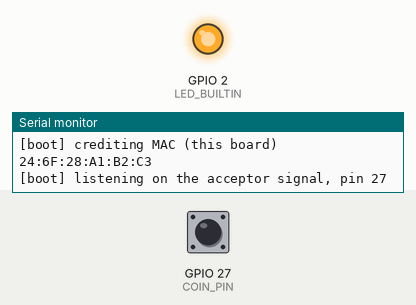
This sketch was run on a simulated ESP32. On the bench: output pins drawn as LEDs (lit = HIGH), the last lines printed to the serial monitor. Inputs (shaded band) come from the test bench; at power-on: GPIO 27 (COIN_PIN) HIGH. WiFi joins after 1.5 s; servers stay silent unless stated; uploads are accepted with an empty reply; storage starts empty.

Above: at 2.9 s.
3.0 s: GPIO 27 (COIN_PIN) pulled LOW for 0.15 s
At 4.77 s:
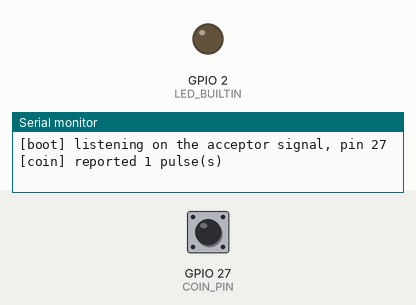
6.1 s: GPIO 27 (COIN_PIN) pulled LOW for 1 s
At 8.9 s:
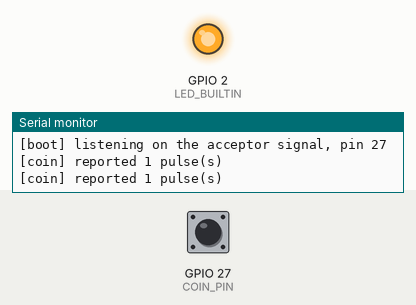
9.4 s: GPIO 27 (COIN_PIN) pulled LOW for 3.2 s
At 11.7 s:
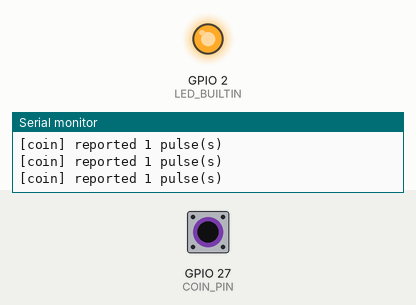
Timing chart, 0 to 13.2 s (numbered marks = the images above; inputs shaded):
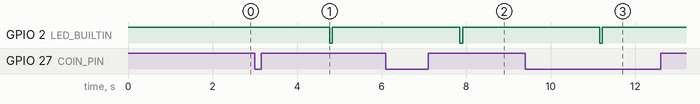

The sketch:

nodemcu_coin_slot.ino
```cpp
/*
 * Aircoins Piso Wi-Fi - coin slot acceptor (ESP8266 / ESP32)
 * =====================================================================
 *
 * Counts the pulses a coin acceptor emits and POSTs them to the Aircoins
 * MikroTik controller, which turns them into hotspot access time for the
 * customer standing at the machine.
 *
 * The controller API this talks to:
 *
 *   POST /api/coin-pulse     X-Coin-Token: <secret>
 *                           {"mac":"AA:BB:CC:DD:EE:FF","pulses":1,
 *                            "node_id":"box-1","event_id":"box-1-lu-42"}
 *   GET  /api/coin-status?subject=...     (for the local display, if fitted)
 *
 * The sketch does NOT decide what a coin is worth. It counts pulses and reports
 * them; the controller prices those pulses against the tiers an operator has
 * configured on the panel's RATES page and turns the result into a
 * Days:Hours:Minutes session. That split is deliberate: the price is then a
 * setting change in the browser rather than a reflash of hardware buried behind
 * a locked cabinet, and one controller can price several boxes differently.
 *
 * Consequently this sketch sends "pulses", not "seconds" or "amount". The
 * "seconds" and "amount_cents" fields still exist in the API for an acceptor
 * with a coin recogniser that knows its own denominations, and are honoured
 * when present - but a plain pulse counter must leave them out and let the
 * controller price the pulses, or the two will disagree about what a coin buys.
 *
 * ---------------------------------------------------------------------------
 * WIRING
 * ---------------------------------------------------------------------------
 * Most multi-coin acceptors (the common "pulse / signal" type) close a switch
 * contact for roughly 20-40 ms per pulse when they accept a coin. That is far
 * too short for a loop() poll and entirely too fast for a naive bounce counter,
 * hence attachInterrupt.
 *
 *   ESP8266 (NodeMCU / D1 mini)     ESP32
 *   --------------------------     --------------------------
 *   GPIO 14 (D5)  <- acceptor      any free GPIO, e.g. 27
 *   GND           <- acceptor GND  GND
 *
 * Optional 10k pull-up between the signal pin and 3V3. A coin acceptor is an
 * open-collector output, so without a pull-up the pin floats and a coin can be
 * counted twice or not at all. If the acceptor has a 5 V open-collector output
 * (common on the bigger multi-coin units), use a voltage divider - 1k from the
 * signal to the pin and 2k2 from the pin to GND - rather than wiring 5 V to the
 * pin directly, which will destroy the ESP.
 *
 * ---------------------------------------------------------------------------
 * SETUP
 * ---------------------------------------------------------------------------
 *  1. Set COIN_NODE_TOKEN below to the same value as the controller's
 *     COIN_NODE_TOKEN environment variable. Without it the controller refuses
 *     every report; that is deliberate and is not a bug to work around.
 *  2. Set CLIENT_MAC to the MAC the controller should credit. In a kiosk where
 *     the phone itself is the client, use the phone's MAC. If you do not know
 *     it, the sketch prints the STA MAC on boot - that is the one to use.
 *  3. Set CONTROLLER_HOST to the controller's address on the LAN. A hostname
 *     works if your DNS resolves it; an IP is more reliable on a small box.
 *  4. Upload, open the serial monitor at 115200 and drop a coin in.
 *
 * Board: ESP8266 (NodeMCU v2/v3, D1 mini) or ESP32 (ESP32 DevKit v1).
 * Libraries: none beyond the WiFi core the board provides.
 */


/*
 * WHY IT IS WRITTEN THIS WAY
 * ---------------------------------------------------------------------------
 * A coin must never be lost and never counted twice. Every decision below
 * follows from that:
 *
 *   - The pulse counter is incremented in the ISR, so a burst of pulses arriving
 *     faster than the main loop can run is still counted. Nothing in the handler
 *     does real work, and millis() is safe to read from an ISR on both chips.
 *
 *   - The ISR debounces on a time window rather than a boolean "ignore next
 *     edge" flag. A contact bouncing produces a burst of edges over a few
 *     milliseconds, all of which land inside the window and are swallowed, while
 *     a genuine second coin arriving a second later is counted normally.
 *
 *   - Credit is only cleared from the journal after the controller answers 200.
 *     A failed POST leaves the pulses queued and they go out on the next
 *     attempt, so a controller reboot or a Wi-Fi dropout does not swallow a
 *     customer's coin.
 *
 *   - Every POST carries a monotonic event_id. If the response is lost after the
 *     controller already counted the coin, the retry is recognised as a
 *     duplicate and the customer is charged exactly once. This is the single
 *     most important line of the whole sketch.
 *
 *   - The pending count is written to flash before it is sent, so a power cut
 *     mid-coin does not lose the money. It is cleared only once the server has
 *     confirmed it.
 *
 *   - Wi-Fi association is pinned to a free, well-defined trigger rather than a
 *     background retry, because a tight reconnect loop on a small access point
 *     degrades service for every other client on it.
 */

#include <Arduino.h>
#if defined(ESP32)
  #include <WiFi.h>
  #include <HTTPClient.h>
  #include <SPIFFS.h>
#else
  #include <ESP8266WiFi.h>
  #include <ESP8266HTTPClient.h>
  #include <FS.h>
#endif

// The journal. One small file, rewritten in place, holding the two numbers that
// must survive a power cut.
static const char *PENDING_PATH = "/pending";

/* =======================  CONFIGURATION  ============================== */

// The shared secret. Must match COIN_NODE_TOKEN on the controller. Leave it
// empty and nothing will ever be counted - the controller refuses anonymous
// reports on purpose, so there is no "open" mode to fall back to.
static const char *COIN_NODE_TOKEN = "CHANGE-ME-to-match-COIN_NODE_TOKEN";

// The controller's address, e.g. "192.168.88.1" or "aircoins.local".
static const char *CONTROLLER_HOST = "192.168.88.1";
static const uint16_t CONTROLLER_PORT = 80;

// The Wi-Fi network the kiosk uses.
static const char *WIFI_SSID     = "YOUR-HOTSPOT-SSID";
static const char *WIFI_PASSWORD = "YOUR-HOTSPOT-PASSWORD";

// The client whose balance the coins should buy. The controller normalises the
// separators, so "AA:BB:CC:DD:EE:FF", "aa-bb-cc-dd-ee-ff" and "aabbccddeeff" are
// all the same value.
//
// Leave it empty to fall back to this board's own STA MAC, which is right for a
// kiosk where the machine itself is the client.
static const char *CLIENT_MAC = "";   // e.g. "AA:BB:CC:DD:EE:FF"

// Identifies this acceptor in the operator's audit trail. Give every box a
// different one so the end-of-day reconciliation is possible.
static const char *NODE_ID = "box-1";


// Coin acceptor signal pin. D5 / GPIO14 on an ESP8266.
#if defined(ESP32)
  static const uint8_t COIN_PIN = 27;
#else
  static const uint8_t COIN_PIN = 14;   // D5
#endif

// Ignore any further edge for this many milliseconds after a counted one.
//
// This is the single most important constant for reliable counting, and it is a
// trade-off between two failure modes that look identical to a customer:
//
//   * too SHORT and one coin is counted several times (contact bounce). The
//     customer is overcharged in time and the box looks like it is "counting
//     coins that were never inserted";
//   * too LONG and rapid multi-coin bursts are merged into one, so a customer
//     who drops three coins in a row is shorted.
//
// A multi-coin acceptor holds its contact for roughly 20-40 ms per pulse and its
// mechanical bounce settles inside about 15 ms, so 25 ms sits between the two:
// long enough to swallow a bounce burst, short enough that two distinct coins
// closer than a quarter of a second apart are still counted separately. That is
// the window the hardware can actually deliver, and 25 ms is the middle of it.
//
// Raising this past roughly 40 ms starts merging coins on the faster acceptors;
// lowering it below about 15 ms starts double-counting on the slower ones. If a
// particular acceptor misbehaves, change this rather than adding a second,
// boolean "ignore the next edge" flag - that flag drops a genuine second pulse
// instead of only the bounce, which is the bug this time-window form exists to
// avoid.
static const uint32_t DEBOUNCE_MS = 25;

// The largest number of pulses to describe in one POST. A single 5-peso coin is
// normally 1-5 pulses, so this allows a whole handful in one report while still
// bounding the request.
static const uint16_t MAX_PULSES_PER_REPORT = 50;

// How long to wait after the last pulse before reporting, so a customer dropping
// several coins in a row produces one clean update rather than a flickering
// counter.
static const uint32_t SETTLE_MS = 1500;

// How long to wait between association attempts. Kept long so a controller that
// is down does not keep the radio busy, which matters on a small access point.
static const uint32_t WIFI_RETRY_MS = 20000;

// How long a single association attempt may take before it is called a failure.
static const uint32_t WIFI_CONNECT_TIMEOUT_MS = 20000;

/* ==========================  STATE  ================================== */

// Incremented by the ISR. Volatile because the main loop and the interrupt
// handler both touch it.
static volatile uint16_t pendingPulses = 0;
static volatile uint32_t lastEdgeMs = 0;
static volatile uint32_t lastPulseMs = 0;

// Monotonic across reboots by seeding from the previous run's value, so a power
// cut mid-report cannot make the controller treat a fresh coin as a retry of an
// old one.
static uint32_t eventCounter = 0;

static bool wifiReady = false;
static uint32_t lastWifiAttemptMs = 0;

/* ======================  INTERRUPT HANDLER  ========================== */

/*
 * Runs on every edge of the acceptor signal.
 *
 * Deliberately does almost nothing: it increments a counter and records a
 * timestamp. Anything heavier here - Serial output, an HTTP call, a String
 * operation - would run with interrupts partly disabled on these chips and
 * would make the sketch miss the very pulses it is trying to count.
 */
void IRAM_ATTR onCoinPulse() {
  uint32_t nowMs = millis();

  // Time-window debounce. A bouncing contact produces several edges inside a
  // few milliseconds; only the first falls outside the window after a count.
  if (nowMs - lastEdgeMs < DEBOUNCE_MS) {
    return;
  }
  lastEdgeMs = nowMs;

  if (pendingPulses < 0xFFFF) {
    pendingPulses++;
  }
  lastPulseMs = nowMs;
}


/* ========================  STORAGE HELPERS  =========================== */

/*
 * A tiny fixed-format journal on the internal flash.
 *
 * Only the count and the last event id need to survive a power cut, so this is
 * deliberately not a general purpose log: two numbers, one per line, overwritten
 * in place. A coin acceptor is on a machine that gets powered off abruptly (a
 * power cut, a tripped breaker) exactly when it is busiest, and losing the
 * customer's coin there is the failure that gets the operator a complaint.
 */
static bool savePending(uint32_t pulses, uint32_t lastEvent) {
  if (!SPIFFS.begin()) {
    return false;
  }
  File f = SPIFFS.open(PENDING_PATH, "w");
  if (!f) {
    return false;
  }
  // Plain decimal rather than a binary struct: a struct's padding and byte order
  // differ between the ESP8266 and the ESP32, and the file would then be
  // silently misread after a hardware swap.
  f.print(pulses);
  f.print('\n');
  f.print(lastEvent);
  f.close();
  return true;
}

static bool loadPending(uint32_t &pulses, uint32_t &lastEvent) {
  pulses = 0;
  lastEvent = 0;
  if (!SPIFFS.begin()) {
    return false;
  }
  File f = SPIFFS.open(PENDING_PATH, "r");
  if (!f) {
    return false;
  }
  uint32_t values[2] = {0, 0};
  uint8_t index = 0;
  while (index < 2 && f.available()) {
    String line = f.readStringUntil('\n');
    line.trim();
    if (line.length()) {
      values[index++] = strtoul(line.c_str(), NULL, 10);
    }
  }
  f.close();
  pulses = values[0];
  lastEvent = values[1];
  return index == 2;
}

static void clearPending() {
  if (!SPIFFS.begin()) {
    return;
  }
  SPIFFS.remove(PENDING_PATH);
}

/* =========================  WIFI  ===================================== */

/*
 * Associate with the hotspot, at most once per WIFI_RETRY_MS.
 *
 * A tight reconnect loop is actively harmful here: these boards share a small
 * access point with paying customers, and a board that hammers the radio while
 * the controller is down makes the Wi-Fi worse for everyone. So the attempt is
 * blocking but rare, and the coin counter keeps running throughout - pulses
 * taken during a failed association are queued, not lost.
 */
static void connectWiFi() {
  uint32_t nowMs = millis();

  if (wifiReady) {
    return;
  }
  if (lastWifiAttemptMs != 0 && nowMs - lastWifiAttemptMs < WIFI_RETRY_MS) {
    return;
  }
  lastWifiAttemptMs = nowMs;

  Serial.print(F("[wifi] connecting to "));
  Serial.println(WIFI_SSID);

  WiFi.mode(WIFI_STA);
  WiFi.begin(WIFI_SSID, WIFI_PASSWORD);

  uint32_t startedMs = nowMs;
  while (WiFi.status() != WL_CONNECTED && millis() - startedMs < WIFI_CONNECT_TIMEOUT_MS) {
    delay(250);
    // Feed the watchdog on the ESP8266. A 20 second blocking connect with no
    // yield is long enough to trip it, and a board that reboots every time the
    // controller is down can never recover.
    yield();
  }

  wifiReady = (WiFi.status() == WL_CONNECTED);
  if (wifiReady) {
    Serial.print(F("[wifi] connected, address "));
    Serial.println(WiFi.localIP());
  } else {
    Serial.println(F("[wifi] association failed, will retry"));
  }
}


/* =====================  REPORTING  =================================== */

/*
 * The MAC the credit is attributed to.
 *
 * Copied into a plain buffer because it ends up inside a JSON body, and a
 * caller-supplied string is not something to hand to a formatter directly.
 */
static void creditMac(char *out, size_t outLen) {
  if (strlen(CLIENT_MAC) > 0) {
    strncpy(out, CLIENT_MAC, outLen - 1);
    out[outLen - 1] = '\0';
    return;
  }
  // The board's own station MAC, which is the client in a kiosk where the
  // machine itself connects to the hotspot.
  strncpy(out, WiFi.macAddress().c_str(), outLen - 1);
  out[outLen - 1] = '\0';
}

/*
 * POST the pending pulses to the controller.
 *
 * Returns true only when the controller has confirmed the credit. A false return
 * leaves the pulses in the journal so they are retried, which is the whole
 * reason the journal exists.
 */
static bool reportPulses(uint16_t pulses, uint32_t eventId) {
  char mac[18];
  creditMac(mac, sizeof(mac));

  // The body is built with snprintf into a fixed buffer rather than with String
  // concatenation: a busy acceptor can produce repeated bursts, and repeated
  // heap allocation on these chips is how a long-running kiosk ends up crashing
  // after a few weeks. The length is checked rather than assumed, so a future
  // edit that grows a field cannot silently truncate the JSON.
  char body[320];
  char event[80];
  snprintf(event, sizeof(event), "%s-lu-%u", NODE_ID, (unsigned)eventId);

  int length = snprintf(body, sizeof(body),
      "{\"mac\":\"%s\",\"pulses\":%u,\"node_id\":\"%s\",\"event_id\":\"%s\"}",
      mac, (unsigned)pulses, NODE_ID, event);
  if (length <= 0 || length >= (int)sizeof(body)) {
    Serial.println(F("[coin] could not build the request body"));
    return false;
  }

  char url[128];
  snprintf(url, sizeof(url), "http://%s:%u/api/coin-pulse",
           CONTROLLER_HOST, (unsigned)CONTROLLER_PORT);

  HTTPClient http;
  if (!http.begin(url)) {
    Serial.println(F("[coin] could not open the connection"));
    return false;
  }

  http.setTimeout(8000);
  http.addHeader("Content-Type", "application/json");
  // The shared secret. A cross-site form cannot set a custom header, which is
  // what makes the write endpoint safe to expose on the guest network.
  http.addHeader("X-Coin-Token", COIN_NODE_TOKEN);

  int status = http.POST(body);

  // The body is read before the connection is closed - HTTPClient requires it -
  // and it is what distinguishes an already-counted coin from a rejection.
  String response = (status > 0) ? http.getString() : String();
  http.end();

  if (status != 200) {
    Serial.print(F("[coin] report rejected, HTTP "));
    Serial.print(status);
    if (response.length()) {
      Serial.print(F(" - "));
      Serial.print(response);
    }
    Serial.println();
    return false;
  }

  // 200 with "duplicate":true means the controller had already counted this
  // event: our previous POST landed but the answer never came back. The coin is
  // paid for, so the pending credit is cleared exactly as it would be for a
  // fresh report. Treating this as a failure would leave the sketch retrying
  // forever.
  bool duplicate = response.indexOf("\"duplicate\":true") >= 0;

  Serial.print(F("[coin] reported "));
  Serial.print(pulses);
  Serial.print(duplicate ? F(" pulse(s), already counted") : F(" pulse(s)"));

  int at = response.indexOf("\"remaining_seconds\":");
  if (at >= 0) {
    at += 19;   // length of the key including the colon
    Serial.print(F(", balance now "));
    Serial.print(response.substring(at).toInt() / 60);
    Serial.print(F(" min"));
  }
  Serial.println();

  return true;
}


/* =========================  SETUP  ==================================== */

void setup() {
  Serial.begin(115200);
  // The NodeMCU's onboard LED is active-low; this only affects the boot blip.
  pinMode(LED_BUILTIN, OUTPUT);
  digitalWrite(LED_BUILTIN, HIGH);

  delay(200);
  Serial.println();
  Serial.println(F("============================================="));
  Serial.println(F(" Aircoins coin slot acceptor"));
  Serial.println(F("============================================="));

  if (strlen(COIN_NODE_TOKEN) == 0) {
    // Loud, and deliberately not worked around. The controller refuses every
    // report, so a board flashed with an empty token is a board that silently
    // takes money and gives nothing back - the worst possible failure for this
    // machine.
    Serial.println(F("FATAL: COIN_NODE_TOKEN is empty."));
    Serial.println(F("       The controller will refuse every report."));
    Serial.println(F("       Set it to the controller's COIN_NODE_TOKEN."));
  }

  // The pin is pulled up BEFORE the interrupt is attached. Attaching first would
  // let a signal already sitting on the line produce one spurious edge, and the
  // first customer would be credited a coin they never inserted.
  pinMode(COIN_PIN, INPUT_PULLUP);
  attachInterrupt(digitalPinToInterrupt(COIN_PIN), onCoinPulse, FALLING);

  // Recover anything the previous power cycle did not deliver.
  uint32_t storedPulses = 0;
  uint32_t storedEvent = 0;
  if (loadPending(storedPulses, storedEvent)) {
    if (storedPulses > 0) {
      Serial.print(F("[boot] recovered "));
      Serial.print(storedPulses);
      Serial.println(F(" unacknowledged pulse(s) from a previous run"));
      pendingPulses = (uint16_t)storedPulses;
    }
    eventCounter = storedEvent;
  }

  connectWiFi();
  if (wifiReady) {
    Serial.print(F("[boot] crediting MAC "));
    if (strlen(CLIENT_MAC) > 0) {
      Serial.println(CLIENT_MAC);
    } else {
      Serial.print(F("(this board) "));
      Serial.println(WiFi.macAddress().c_str());
    }
  }

  Serial.print(F("[boot] listening on the acceptor signal, pin "));
  Serial.println(COIN_PIN);
  Serial.println();
}

/* ==========================  LOOP  ==================================== */

void loop() {
  // Association is checked first and is rate limited inside, so this costs
  // nothing on the common path.
  connectWiFi();

  uint32_t nowMs = millis();

  // Wait for the customer to finish dropping coins in before reporting. Without
  // this the first coin is posted, the screen updates, and a second coin dropped
  // a second later produces a second, separate screen update - which looks like
  // a glitch to someone standing there watching.
  if (pendingPulses == 0 || nowMs - lastPulseMs < SETTLE_MS) {
    delay(20);
    return;
  }

  // Report in bounded chunks rather than one enormous request, so a burst of
  // contact bounce can never produce a body the controller would reject.
  uint16_t batch = pendingPulses;
  if (batch > MAX_PULSES_PER_REPORT) {
    batch = MAX_PULSES_PER_REPORT;
  }

  // The event id is advanced and journalled BEFORE the request goes out. If the
  // power dies mid-flight the credit is still on the flash, and the counter
  // resumes above the value that was in flight, so the retry after a reboot
  // carries a new id rather than colliding with an event the controller may
  // already have seen.
  eventCounter++;
  savePending(pendingPulses, eventCounter);

  if (!wifiReady || !reportPulses(batch, eventCounter)) {
    // Nothing is cleared. The pulses stay in the journal and in pendingPulses,
    // and the next attempt reuses the same eventCounter, so the controller
    // recognises the retry as the same coin rather than a second one.
    delay(1000);
    return;
  }

  // Confirmed by the server. Take the batch off the front of the queue.
  //
  // The read-modify-write is done with interrupts off. Without that, an edge
  // arriving between the subtraction and the store would be silently discarded,
  // which is precisely the "a customer's coin vanishes" failure this whole
  // sketch is built to avoid. The critical section is a couple of instructions
  // long, so it cannot cost a pulse on its own.
  noInterrupts();
  pendingPulses = (pendingPulses > batch) ? (uint16_t)(pendingPulses - batch) : 0;
  bool drained = (pendingPulses == 0);
  interrupts();

  if (drained) {
    clearPending();
    // Short blink: coin accepted.
    digitalWrite(LED_BUILTIN, LOW);
    delay(60);
    digitalWrite(LED_BUILTIN, HIGH);
  } else {
    // More left over than we could send in one request.
    savePending(pendingPulses, eventCounter);
  }
}
```

Measured:
- after the input at 3.0 s, GPIO 2 (LED_BUILTIN): HIGH → LOW after 1.8 s, → HIGH 0.06 s later
- after the input at 6.1 s, GPIO 2 (LED_BUILTIN): HIGH → LOW after 1.8 s, → HIGH 0.06 s later
- after the input at 9.4 s, GPIO 2 (LED_BUILTIN): HIGH → LOW after 1.8 s, → HIGH 0.06 s later
